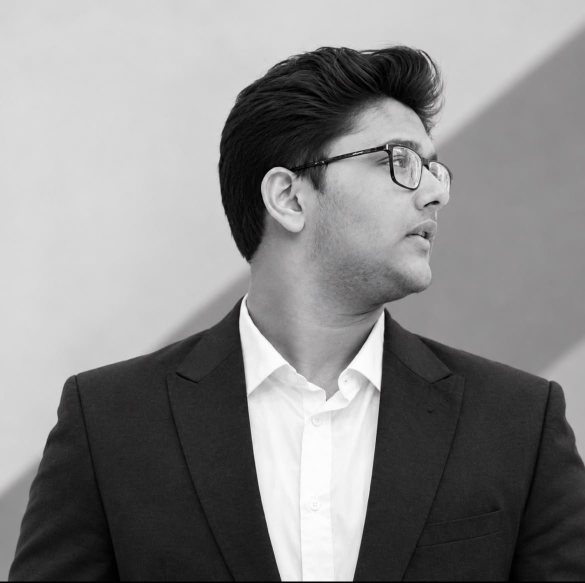
#> input picture design-assets/founders/raaef-usman-original.jpg, 1170 x 1166 px (shown at 1/2 size)
$ python raaef-cutout-method.py raaef-usman-original.jpg raaef-usman-original.jpg
#> lines starting #> are read from the running program, lines starting #| are printed output that depends on the picture; after the words box and inside, x2 and y2 are one past the last pixel; in counts of white or black regions, pixels touching at a corner belong together
"""Raaef portrait: transparent-background version (numpy + Pillow only, nothing downloaded).

 1. AUTOMATIC: flood from the wall-coloured border pixels across smooth areas. It fills both wall regions
    and stops at the strong outlines (hair, suit, shirt, glasses, ear).
 2. FACE AND NECK: skin is as smooth as the wall, so the flood leaks into it. A hand-traced polygon (traced
    from zoomed, gridded crops of the original) re-claims the face and neck; its outline follows the real
    profile edge. Union with the automatic subject.
 3. CLEAN-UP: drop stray islands, fill pinholes, pull the edge in 1px (removes the light wall halo), soften.
The photograph's pixels are never altered: only the alpha channel is created.
"""
import sys
import numpy as np
from PIL import Image, ImageDraw, ImageFilter

src, dst = sys.argv[1], sys.argv[2]
GRAD = 3.5

im = Image.open(src).convert("RGB")
#> im is the input picture: PIL image 1170x1166 RGB; mean R, G, B 136.6, 136.3, 136.5
a = np.asarray(im).astype(np.float32)
g = a.mean(axis=2)
H, W = g.shape
#> H = 1166; W = 1170

blur = np.asarray(Image.fromarray(g.astype(np.uint8)).filter(ImageFilter.GaussianBlur(1.6))).astype(np.float32)
gy, gx = np.gradient(blur)
smooth = np.hypot(gx, gy) < GRAD
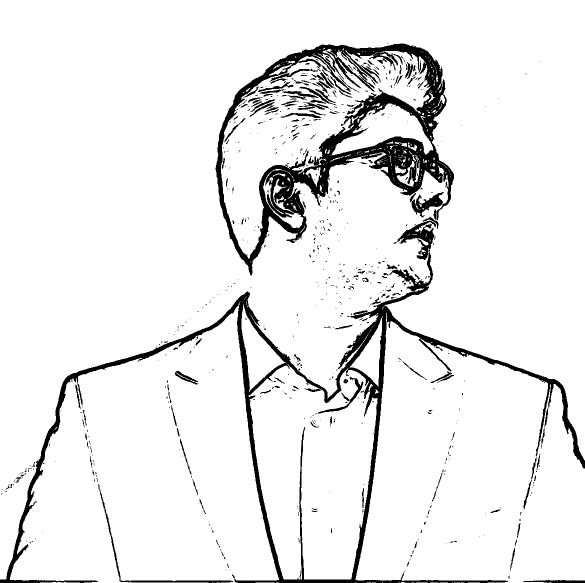
#> smooth: shape (1166, 1170) bool (shown at 1/2 size); 92.4% white; 751 black regions (601 under 20 px), largest, box (x1, y1, x2, y2) and area: (431, 87, 908, 551) 46706, (0, 441, 1170, 1166) 40819, (196, 968, 466, 1166) 1445

bg = np.zeros((H, W), bool)
seed = np.zeros((H, W), bool)
seed[0, :] = seed[-1, :] = seed[:, 0] = seed[:, -1] = True
seed &= (g > 120) & (g < 240)
#> seed: shape (1166, 1170) bool; 0.24% white in thin lines or dots
front = seed & smooth
#> front: shape (1166, 1170) bool; 0.24% white in thin lines or dots
bg |= front
while front.any():
    nxt = np.zeros_like(front)
    nxt[1:, :] |= front[:-1, :]
    nxt[:-1, :] |= front[1:, :]
    nxt[:, 1:] |= front[:, :-1]
    nxt[:, :-1] |= front[:, 1:]
    nxt &= smooth & ~bg
    bg |= nxt
    front = nxt
#> this loop made 921 passes
#> pass 1, `bg |= nxt`:
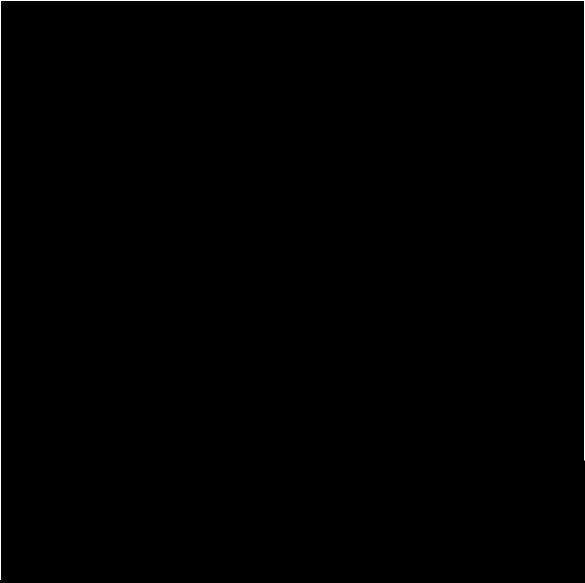
#> bg: shape (1166, 1170) bool (shown at 1/2 size); 0.48% white; 1 white region, box (x1, y1, x2, y2) and area: (0, 0, 1170, 1159) 6491
#> after the loop:
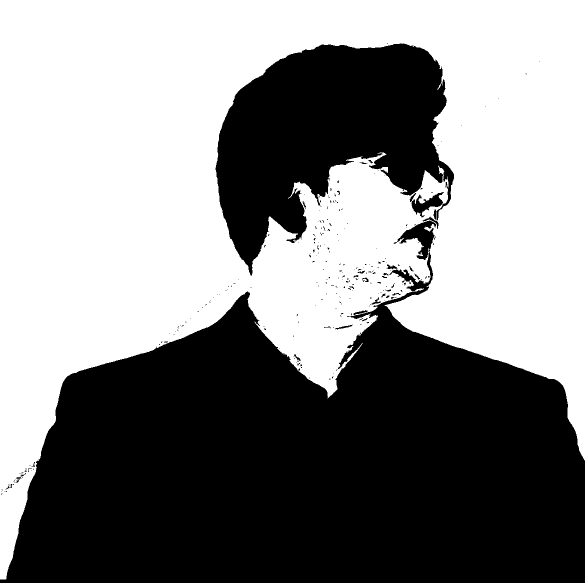
#> bg: shape (1166, 1170) bool (shown at 1/2 size); 53.1% white; 278 black regions (248 under 20 px), largest, box (x1, y1, x2, y2) and area: (0, 441, 1170, 1166) 510751, (431, 87, 908, 551) 127194, (845, 434, 877, 458) 148
#> after the loop: nxt: shape (1166, 1170) bool; every value is 0

subject = ~bg

# face + neck, traced clockwise from the forehead (original-image coordinates)
FACE = [
    (700, 240), (780, 215), (842, 236), (857, 262), (864, 282), (869, 300), (872, 312),
    (886, 322), (898, 338), (902, 352), (900, 368), (898, 382), (896, 398), (892, 408), (884, 414),
    (876, 420), (873, 430), (876, 442), (877, 456), (874, 470), (868, 482), (861, 494), (858, 506),
    (860, 522), (862, 540), (863, 556), (859, 568), (850, 578), (835, 586), (815, 592), (795, 600),
    (780, 608), (768, 614),
    (745, 640), (730, 720), (600, 740), (520, 690), (503, 600), (503, 560), (505, 530), (540, 490), (566, 450), (588, 400), (610, 318),
]
poly = Image.new("L", (W, H), 0)
ImageDraw.Draw(poly).polygon(FACE, fill=255)
#> poly: PIL image 1170x1166 L; 10.1% white; 1 white region, box (x1, y1, x2, y2) and area: (503, 215, 903, 741) 137445
subject |= np.asarray(poly) > 127
#> subject: shape (1166, 1170) bool; 53.9% white; 8 black regions (3 under 20 px), largest, box (x1, y1, x2, y2) and area: (0, 0, 1170, 1159) 625157, (593, 726, 694, 797) 2785, (504, 433, 564, 534) 1352, (576, 364, 598, 397) 154, (745, 631, 756, 646) 56

# clean-up: keep the largest component, fill pinholes
def components(mask):
    lab = np.zeros(mask.shape, np.int32)
    n = 0
    sizes = [0]
    for y0 in range(0, mask.shape[0]):
        row = np.nonzero(mask[y0] & (lab[y0] == 0))[0]
        for x0 in row:
            if lab[y0, x0]:
                continue
            n += 1
            stack = [(y0, x0)]
            lab[y0, x0] = n
            cnt = 0
            while stack:
                y, x = stack.pop()
                cnt += 1
                for yy, xx in ((y + 1, x), (y - 1, x), (y, x + 1), (y, x - 1)):
                    if 0 <= yy < mask.shape[0] and 0 <= xx < mask.shape[1] and mask[yy, xx] and not lab[yy, xx]:
                        lab[yy, xx] = n
                        stack.append((yy, xx))
            sizes.append(cnt)
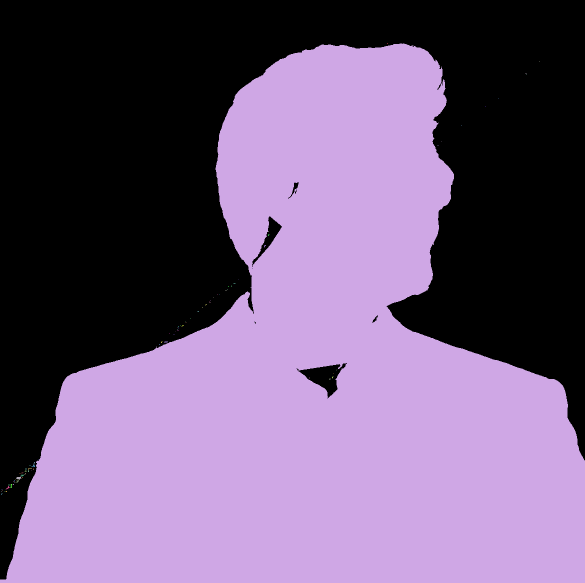
#> lab: shape (1166, 1170) int32 (shown at 1/2 size); 85 distinct labels, from 0 to 84; one colour per label, 0 black
#> after the loop, n = 84; sizes = 85 values, max 734369 at index 2, min 0 at index 0, mean 8643.5
    return lab, sizes

lab, sizes = components(subject)
big = int(np.argmax(sizes[1:])) + 1
#> big = 2
subject = lab == big
#> subject: shape (1166, 1170) bool; 53.8% white; 8 black regions (3 under 20 px), largest, box (x1, y1, x2, y2) and area: (0, 0, 1170, 1159) 625448, (593, 726, 694, 797) 2804, (504, 433, 564, 534) 1368, (576, 364, 598, 397) 154, (745, 631, 756, 646) 56
print("components:", len(sizes) - 1, "largest share of subject pixels:", round(sizes[big] / sum(sizes[1:]), 4))
#| components: 84 largest share of subject pixels: 0.9996
# pinholes: background-labelled islands fully enclosed by the subject
inv = ~subject
lab2, sizes2 = components(inv)
#> after the loop in components (call 2), `for y0 in range(0, mask.shape[0]):`:
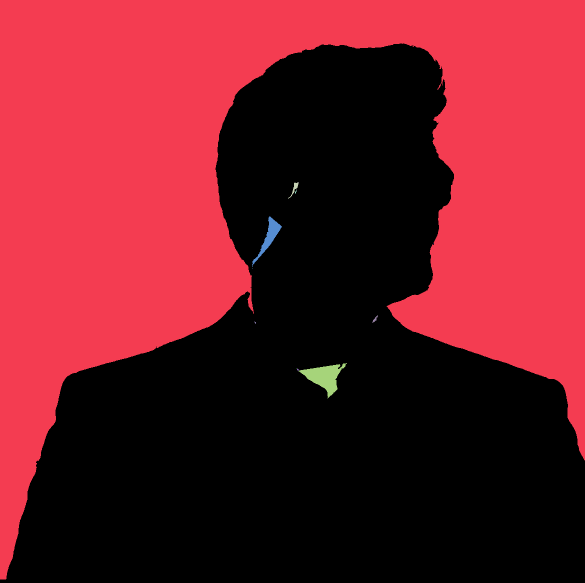
#> lab: shape (1166, 1170) int32 (shown at 1/2 size); 14 distinct labels, from 0 to 13; one colour per label, 0 black
#> after the loop in components (call 2), `for y0 in range(0, mask.shape[0]):`: n = 13; sizes = [0, 625447, 1, 153, 1, 12, 1368, 1, 1, 56, 7, 2794, 1, 9]
#> sizes2 has the same summary as sizes in components
edge_labels = set(np.unique(np.concatenate([lab2[0], lab2[-1], lab2[:, 0], lab2[:, -1]])))
#> edge_labels = 2 items
for k in range(1, len(sizes2)):
    if k not in edge_labels and sizes2[k] < 3000:
        subject[lab2 == k] = True
#> this loop made 13 passes
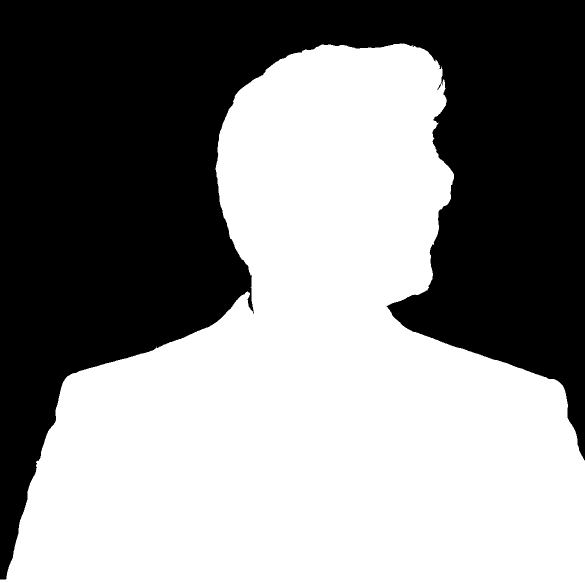
#> subject: shape (1166, 1170) bool (shown at 1/2 size); 54.2% white; 1 black region, box (x1, y1, x2, y2) and area: (0, 0, 1170, 1159) 625447

m = Image.fromarray((subject * 255).astype(np.uint8))
m = m.filter(ImageFilter.MinFilter(3))  # pull the edge in 1px
#> m: PIL image 1170x1166 L; 53.9% white; 1 black region, box (x1, y1, x2, y2) and area: (0, 0, 1170, 1160) 629334
core = np.asarray(m) > 127

# defringe: where the subject is dark (hair, suit), an edge pixel much lighter than the dark body right behind
# it is the light wall bleeding through, not the subject. Drop those, never touch anything else.
deep = np.asarray(Image.fromarray((core * 255).astype(np.uint8)).filter(ImageFilter.MinFilter(9))) > 127
#> deep: shape (1166, 1170) bool; 52.8% white; 1 black region, box (x1, y1, x2, y2) and area: (0, 0, 1170, 1164) 644385
luma = g
num = np.asarray(Image.fromarray((luma * deep).astype(np.uint8)).filter(ImageFilter.GaussianBlur(7))).astype(np.float32)
den = np.asarray(Image.fromarray((deep * 255).astype(np.uint8)).filter(ImageFilter.GaussianBlur(7))).astype(np.float32) / 255.0
ref = np.where(den > 0.02, num / np.maximum(den, 0.02), 255.0)
band = core & ~deep
#> band: shape (1166, 1170) bool; 1.1% white; 1 white region, box (x1, y1, x2, y2) and area: (0, 88, 1170, 1164) 15051
fringe = band & (ref < 100) & (luma - ref > 38)
#> fringe: shape (1166, 1170) bool; 0.54% white; 8 white regions (4 under 20 px), largest, box (x1, y1, x2, y2) and area: (432, 90, 725, 530) 2606, (0, 603, 474, 1163) 2569, (768, 584, 1170, 926) 1763, (740, 88, 840, 100) 424
print("defringed pixels:", int(fringe.sum()))
#| defringed pixels: 7369
core &= ~fringe
#> core: shape (1166, 1170) bool; 53.3% white; 4 black regions (3 under 20 px), largest, box (x1, y1, x2, y2) and area: (0, 0, 1170, 1163) 636698
m = Image.fromarray((core * 255).astype(np.uint8)).filter(ImageFilter.GaussianBlur(0.8))
alpha = np.array(m)
alpha[-4:, :] = 0  # the last rows of the original are a black scan edge, not part of the photograph
#> alpha: shape (1166, 1170); min 0, max 255, mean 135.1

out = np.dstack([np.asarray(im), alpha])
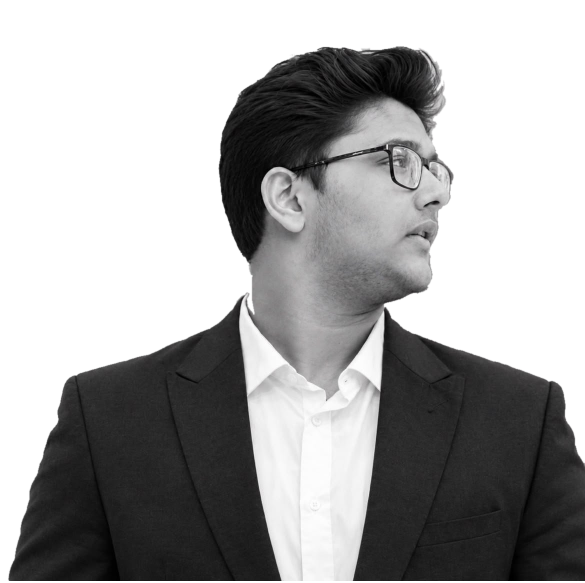
#> out: shape (1166, 1170, 4) (shown at 1/2 size); mean R, G, B, A 136.6, 136.3, 136.5, 135.1; transparent parts drawn white
Image.fromarray(out, "RGBA").save(dst)
print("saved", dst, "opaque share:", round(float((alpha > 127).mean()), 3))
#| saved raaef-usman-original.jpg opaque share: 0.53
